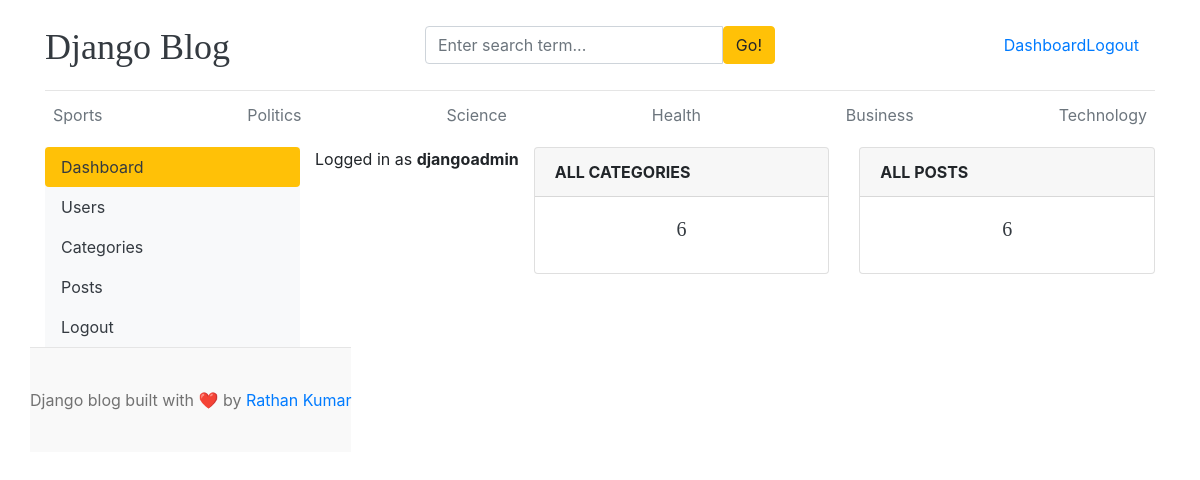
The app's page /dashboard/ (signed in) with its own data.
### blog/models.py (models this page shows, shortened)
class Category(models.Model):
    category_name = models.CharField(max_length=50, unique=True)
    created_at = models.DateTimeField(auto_now_add=True)
    updated_at = models.DateTimeField(auto_now=True)
    class Meta:
        verbose_name_plural = "categories"

### dashboards/views.py (the view)
# urls.py: path('dashboard/', include('dashboards.urls')),
@login_required(login_url='login')
def dashboard(request):
    category_count = Category.objects.all().count()
    blogs_count = Blog.objects.all().count()
    context = {
        'category_count': category_count,
        'blogs_count': blogs_count,
    }
    return render(request, 'dashboard/dashboard.html', context)

### blog/context_processors.py (called while the page is built)
def get_categories(request):
    categories = Category.objects.all()
    return dict(categories=categories)

def get_social_links(request):
    social_links = SocialLink.objects.all()
    return dict(social_links=social_links)

### blog_main/templates/dashboard/dashboard.html
{% extends 'base.html' %}
{% block content %}
<div class="row">
     {% include 'dashboard/sidebar.html' %}
    <div class="col-md-9">
        <div class="row">
            <span>Logged in as <b>{{ user }}</b></span>
            <div class="col">
                <div class="card border-default mb-3">
                    <div class="card-header text-centre text-uppercase font-weight-bold">All Categories</div>
                    <div class="card-body text-dark">
                        <h5 class="card-title text-center">{{ category_count }}</h5>
                    </div>
                </div>
            </div>
            <div class="col">
                <div class="card border-default mb-3">
                    <div class="card-header text-centre text-uppercase font-weight-bold">All Posts</div>
                    <div class="card-body text-dark">
                        <h5 class="card-title text-center">{{ blogs_count }}</h5>
                    </div>
                </div>
            </div>
        </div>
    </div>
{% endblock %}

### blog_main/templates/base.html (shortened to what this page needs)
{% load static %}
<!DOCTYPE html>
<html lang="en">
<head>
    <link href="https://getbootstrap.com/docs/4.0/dist/css/bootstrap.min.css" rel="stylesheet">
    <link href="{% static 'css/blog.css' %}" rel="stylesheet">
    <link rel="stylesheet"
      href="https://cdnjs.cloudflare.com/ajax/libs/font-awesome/4.7.0/css/font-awesome.min.css">
</head>
<body>
<div class="container">
    <header class="blog-header py-3">
        <div class="row flex-nowrap justify-content-between align-items-center">
            <div class="col-4 pt-1">
                <a class="blog-header-logo text-dark" href="/">
                    Django Blog
                </a>
            </div>
            <div class="col-4">
                <form action="{% url 'search' %}" method="GET">
                    <div class="input-group">
                        <input
                            class="form-control"
                            type="text"
                            name="keyword" value="{{ keyword }}"
                            placeholder="Enter search term..."
                            aria-label="Enter search term..."
                        >
                        <button
                            type="submit"
                            class="btn btn-warning"
                            id="button-search">
                            Go!
                        </button>
                    </div>
                </form>
            </div>
<div class="col-4 d-flex justify-content-end align-items-center">
    {% if not user.is_authenticated %}
    <a class="btn btn-sm btn-warning" href="{% url 'login' %}">
        login
    </a>
    &nbsp;
    <a class="btn btn-sm btn-outline-secondary" href="{% url 'register' %}">
    Register
</a>
{% else %}
<span><a href="{% url 'dashboard' %}">Dashboard</a></span>
<span>
    <a href="{% url 'logout' %}">Logout</a>
</span>
{% endif %}
</div>
        </div>
    </header>
    <div class="nav-scroller py-1 mb-2">
        <nav class="nav d-flex justify-content-between">
            {% for cat in categories %}
                <a
                    class="p-2 text-muted"
                    href="{% url 'posts_by_category' cat.id %}">
                    {{ cat.category_name }}
                </a>
            {% endfor %}
        </nav>
    </div>
    {% block content %}
    {% endblock %}
    <footer class="blog-footer">
        <p>
            Django blog built with ❤️ by
            <a href="#">Rathan Kumar</a>
        </p>
    </footer>
</div>
</body>
</html>

### blog_main/static/blog.css (style rules this page uses)
.blog-header { border-bottom: 1px solid #e5e5e5; }
.blog-header-logo { font-family: "Playfair Display", Georgia, "Times New Roman", serif; font-size: 2.25rem; }
h1, h2, h3, h4, h5, h6 { font-family: "Playfair Display", Georgia, "Times New Roman", serif; }
.blog-footer { padding: 2.5rem 0; color: #727272; text-align: center; background-color: #f9f9f9; border-top: .05rem solid #e5e5e5; }
.blog-footer p:last-child { margin-bottom: 0; }

### records on screen
Category: category_name "Sports"
Category: category_name "Politics"
Category: category_name "Science"
Category: category_name "Health"
Category: category_name "Business"
Category: category_name "Technology"

### other values on screen
{{ user }} "djangoadmin"
{{ category_count }} "6"
{{ blogs_count }} "6"
